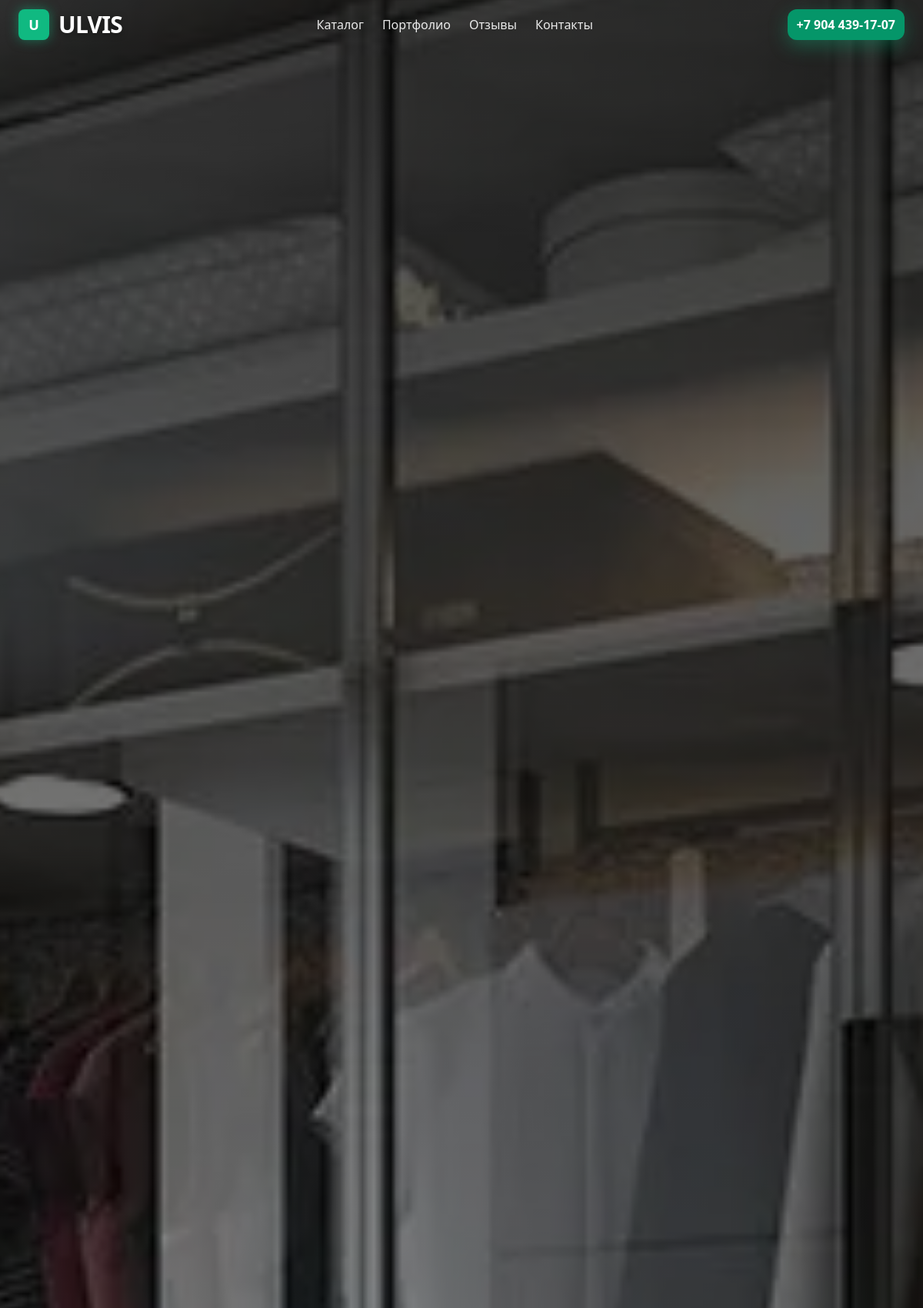
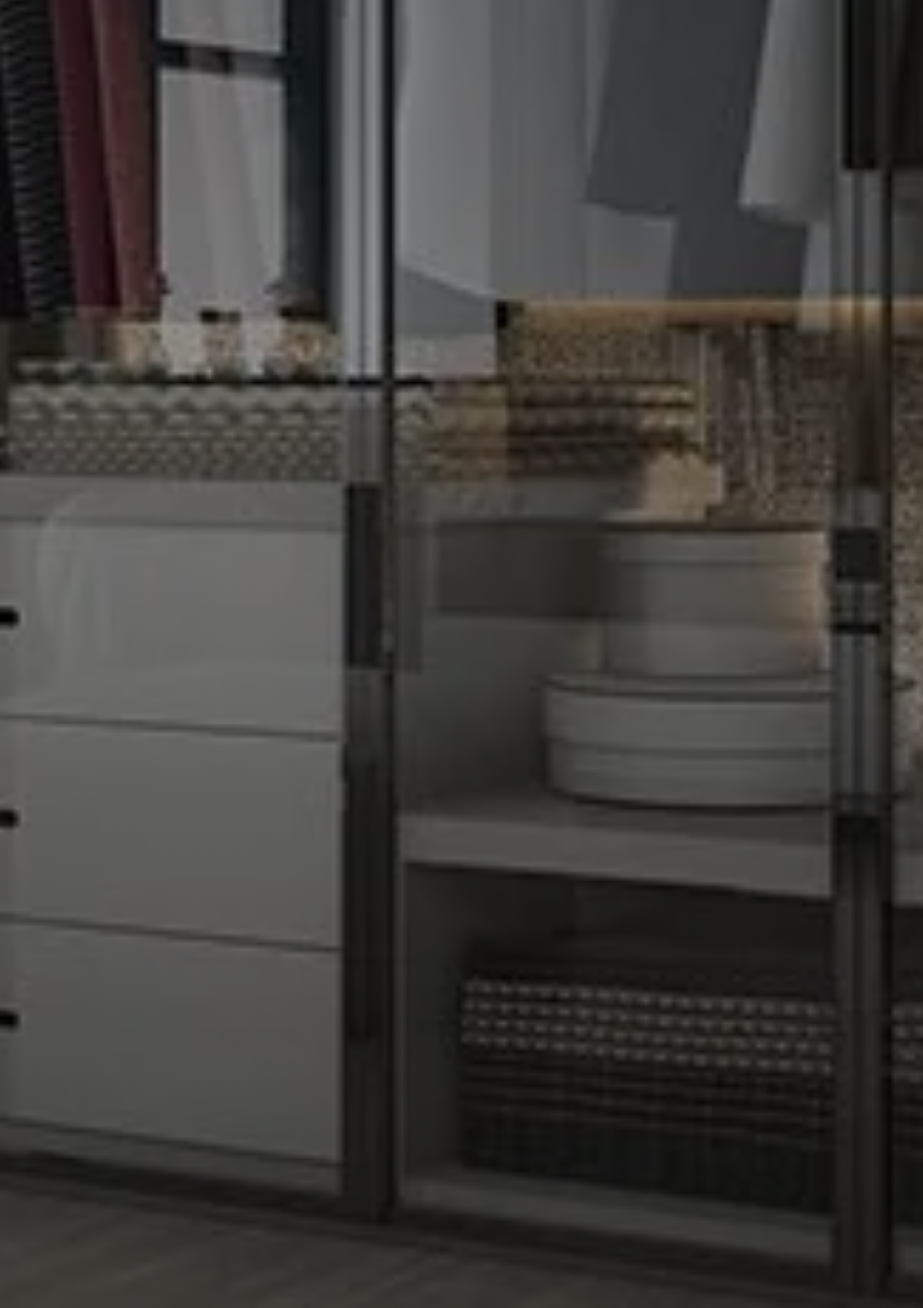
The app's page /catalog/garderobnye/ (upper part) with its own data (2 pictures, top to bottom).
### pages/models.py (models this page shows, shortened)
class ContactPage(models.Model):
    header_bg   = models.ImageField("Фон хедера", upload_to="contacts/", blank=True, null=True)
    title       = models.CharField("Заголовок", max_length=160, default="Контакты")
    subtitle    = models.CharField("Подзаголовок", max_length=240, blank=True)
    address     = models.CharField("Адрес", max_length=240, blank=True)
    phone       = models.CharField("Телефон", max_length=64, blank=True)
    email       = models.EmailField("Email", blank=True)
    whatsapp    = models.URLField("WhatsApp", blank=True)
    telegram    = models.URLField("Telegram", blank=True)
    vk          = models.URLField("VK", blank=True)
    schedule    = models.TextField("График работы", blank=True,
                    help_text="Каждую строку – отдельной строкой, например: Пн–Пт 10:00–20:00")
    requisites  = models.TextField("Реквизиты", blank=True)
    map_embed   = models.TextField("Карта (iframe-embed)", blank=True,
                    help_text='Вставь iframe от Яндекс/Google. Если заполнено – координаты ниже игнорятся.')
    map_lat     = models.DecimalField("Широта", max_digits=9, decimal_places=6, blank=True, null=True)
    map_lng     = models.DecimalField("Долгота", max_digits=9, decimal_places=6, blank=True, null=True)
    map_zoom    = models.PositiveSmallIntegerField("Зум", default=15)
    is_active   = models.BooleanField("Показывать", default=True)
    updated_at  = models.DateTimeField(auto_now=True)
    class Meta:
        verbose_name = "Страница «Контакты»"
        verbose_name_plural = "Страница «Контакты»"

class Category(models.Model):
    title = models.CharField("Название", max_length=120)
    slug = models.SlugField("Слаг", max_length=140, unique=True, blank=True)
    image = models.ImageField("Картинка (превью)", upload_to="categories/")
    header_image = models.ImageField("Хедер: большое изображение", upload_to="categories/headers/", blank=True, null=True)
    header_title = models.CharField("Хедер: заголовок", max_length=160, blank=True)
    header_subtitle = models.CharField("Хедер: подзаголовок", max_length=240, blank=True)
    description = models.TextField("Описание категории", blank=True)
    meta_title = models.CharField("SEO Title", max_length=160, blank=True)
    meta_description = models.CharField("SEO Description", max_length=240, blank=True)
    is_active = models.BooleanField("Показывать", default=True)
    order = models.PositiveIntegerField("Порядок", default=0)
    class Meta:
        ordering = ["order", "id"]
        verbose_name = "Категория"
        verbose_name_plural = "Категории"

### pages/views.py (the view)
# urls.py: path('catalog/<slug:slug>/', views.category_detail, name='category_detail'),
def category_detail(request, slug):
    cta = LeadSection.objects.filter(is_active=True).order_by("order","id").first()
    category = get_object_or_404(Category, slug=slug, is_active=True)
    photos = category.photos.filter(is_active=True).order_by("order","id")
    ctx = {
        "cta": cta,
        "category": category,
        "photos": photos,
        "meta_title": category.meta_title or f"{category.title} — Каталог",
        "meta_description": category.meta_description or (category.description[:150] if category.description else ""),
    }
    ctx.update(get_contact_context())
    return render(request, "pages/category_detail.html", ctx)

### pages/views.py (called while the page is built)
def get_contact_context():
    page = ContactPage.objects.filter(is_active=True).first()
    tel_href = None
    if page and page.phone:
        import re
        digits = re.sub(r"\D+", "", page.phone)
        if digits.startswith("8"):
            digits = "7" + digits[1:]
        if not digits.startswith("7"):
            digits = "7" + digits
        tel_href = f"+{digits}"
    return {"contact": page, "tel_href": tel_href}

### pages/templates/pages/category_detail.html (shortened to what this page needs)
{% extends "base.html" %}
{% load static %}
{% block content %}
<section class="relative h-[75vh] min-h-[520px] overflow-hidden">
  {% if category.header_image %}
    <img src="{{ category.header_image.url }}" alt="{{ category.title }}"
         class="absolute inset-0 w-full h-full object-cover scale-105">
  {% elif category.image %}
    <img src="{{ category.image.url }}" alt="{{ category.title }}"
         class="absolute inset-0 w-full h-full object-cover scale-105">
  {% endif %}
  <div class="absolute inset-0 bg-gradient-to-b from-black/70 via-black/40 to-black/70"></div>
  <div class="relative z-10 max-w-7xl mx-auto px-6 h-full flex items-end pb-16">
  </div>
</section>
{% endblock %}

### pages/templates/partials/_header.html (shortened to what this page needs)
<header id="site-header"
  class="fixed inset-x-0 top-0 z-40 transition-all {{ header_class|default:'' }}">
  <div class="header-surface pointer-events-none absolute inset-0 transition-all"></div>
  <div class="relative max-w-7xl mx-auto px-4 md:px-6">
    <div class="h-16 flex items-center justify-between gap-4">
      <a href="/" class="shrink-0 flex items-center gap-3 select-none">
        <div class="w-10 h-10 rounded-lg bg-emerald-500 text-white font-black text-lg grid place-items-center shadow-[0_0_15px_rgba(16,185,129,0.5)]">U</div>
        <span class="font-black text-3xl tracking-tight text-white drop-shadow-[0_2px_4px_rgba(0,0,0,0.4)] leading-none">ULVIS</span>
      </a>
      <nav class="hidden md:flex items-center gap-6">
  <a href="/catalog/"   class="nav-link relative text-white/90 hover:text-emerald-400">Каталог</a>
  <a href="/#portfolio" class="nav-link relative text-white/90 hover:text-emerald-400">Портфолио</a>
  <a href="/#reviews"   class="nav-link relative text-white/90 hover:text-emerald-400">Отзывы</a>
  <a href="/contacts/"  class="nav-link relative text-white/90 hover:text-emerald-400">Контакты</a>
</nav>
      <div class="flex items-center gap-3">
        {% if contact and contact.phone %}
    <a href="tel:{{ tel_href|default:contact.phone }}"
       class="hidden sm:inline-flex h-10 items-center rounded-xl px-3 font-semibold text-white
              bg-emerald-600 hover:bg-emerald-500 transition shadow-[0_8px_24px_rgba(16,185,129,.35)]">
      {{ contact.phone }}
    </a>
  {% else %}
    <a href="tel:+78001234568"
       class="hidden sm:inline-flex h-10 items-center rounded-xl px-3 font-semibold text-white
              bg-emerald-600 hover:bg-emerald-500 transition shadow-[0_8px_24px_rgba(16,185,129,.35)]">
      8&nbsp;(800)&nbsp;123-45-68
    </a>
  {% endif %}
      </div>
    </div>
  </div>
</header>

### pages/static/css/main.css (style rules this page uses)
:root { --swiper-theme-color:#fff; --swiper-navigation-color:#fff; }
#site-header .header-surface { background: transparent; }
.nav-link { position:relative; padding:.25rem 0; }
.nav-link:after { content:""; position:absolute; left:0; bottom:-6px; height:2px; width:0; background: linear-gradient(90deg,#10b981,#34d399); transition:width .25s ease; }
.nav-link { transition: color .2s ease, text-shadow .3s ease; }

### pages/templates/base.html (style rules this page uses)
#site-header .header-surface { background: transparent; transition: background .3s ease, backdrop-filter .3s ease, box-shadow .3s ease; }

### records on screen
ContactPage: phone "+7 904 439-17-07"
Category: image (picture)
